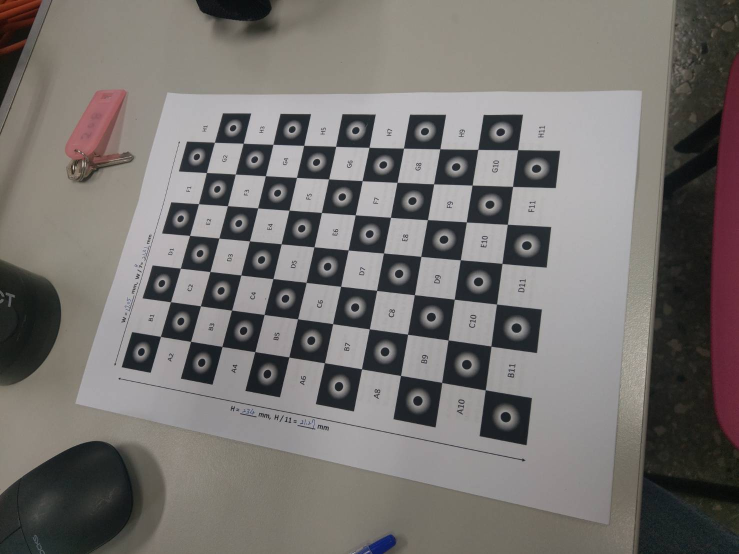
#> input picture chessboard_practice/189475.jpg, 1477 x 1108 px, found by its file name (shown at 1/2 size)
$ python WM647c1600e8d1f.py
#> lines starting #> are read from the running program, lines starting #| are printed output that depends on the picture
import cv2 as cv
import numpy as np

fnames = []
fnames.append(r"D:\Lab\111-2\computer_vision_and_image_measurement\chessboard_practice\189475.jpg")
fnames.append(r"D:\Lab\111-2\computer_vision_and_image_measurement\chessboard_practice\189476.jpg")
fnames.append(r"D:\Lab\111-2\computer_vision_and_image_measurement\chessboard_practice\189477.jpg")

allCorners = np.zeros((3, 70, 2), dtype=float)

for i in range(3):
# Read image
    img = cv.imread(fnames[i], cv.IMREAD_GRAYSCALE)
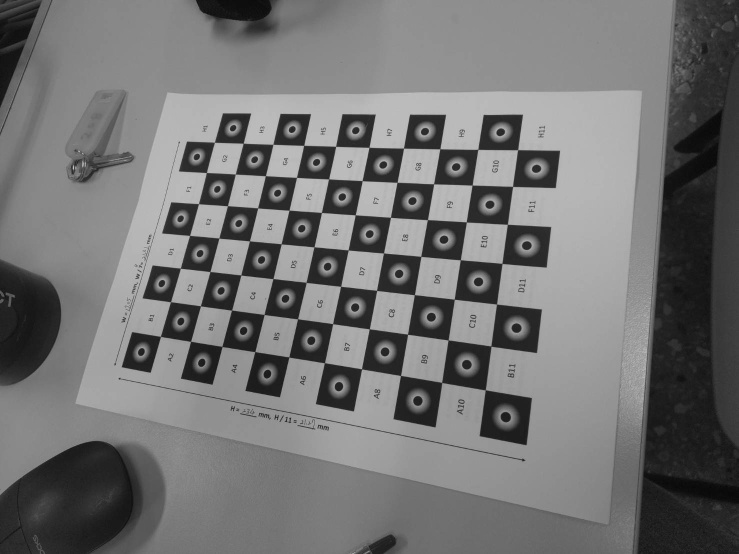
#> img: shape (1108, 1477) (shown at 1/2 size); min 6, max 240, mean 115.2

    # Call findChessboardCorners
    psize = (7, 10)
    ret1 = cv.findChessboardCorners(img, psize)
    if ret1[0] == True:
        corners = ret1[1].reshape(-1, 2)
#> corners = 70 pairs, first value 321.5 to 1035.7, second value 285 to 780.2
        allCorners[i, :, :] = corners
    else:
        print("Error: Could not find all corners.")

# Call drawChessboardCorners
    imgWithCorners = img.copy()
    imgWithCorners = cv.cvtColor(imgWithCorners,
                                 cv.COLOR_GRAY2BGR)
    cv.drawChessboardCorners(imgWithCorners,
                             psize,
                             corners,
                             ret1[0])
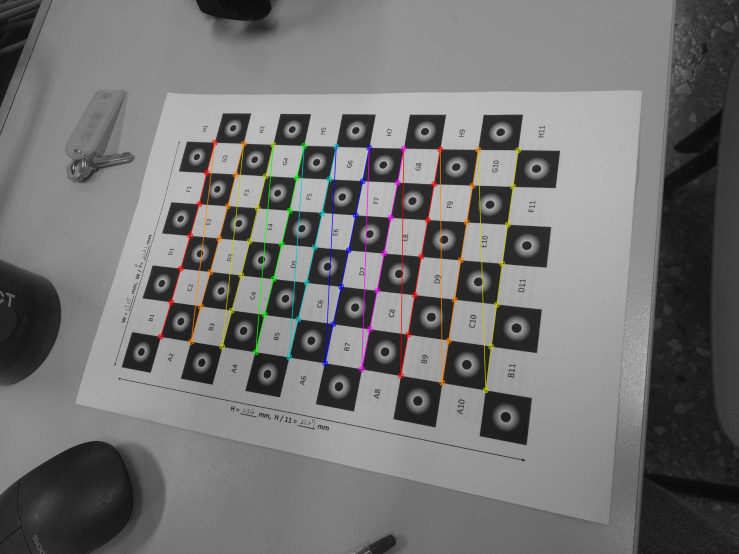
#> imgWithCorners: shape (1108, 1477, 3) (shown at 1/2 size); mean B, G, R 114.9, 115.2, 115.7

    # Resize the image
    myScreen = (1280, 720)
    ratio_x = myScreen[0] / imgWithCorners.shape[1]
#> ratio_x = 0.867
    ratio_y = myScreen[1] / imgWithCorners.shape[0]
#> ratio_y = 0.65
    ratio = min(ratio_x, ratio_y)
#> ratio = 0.65
    dsize = (int(ratio * imgWithCorners.shape[1]),
             int(ratio * imgWithCorners.shape[0]))
#> dsize = (959, 720)
    imgWithCornersResized = cv.resize(
        imgWithCorners, dsize)
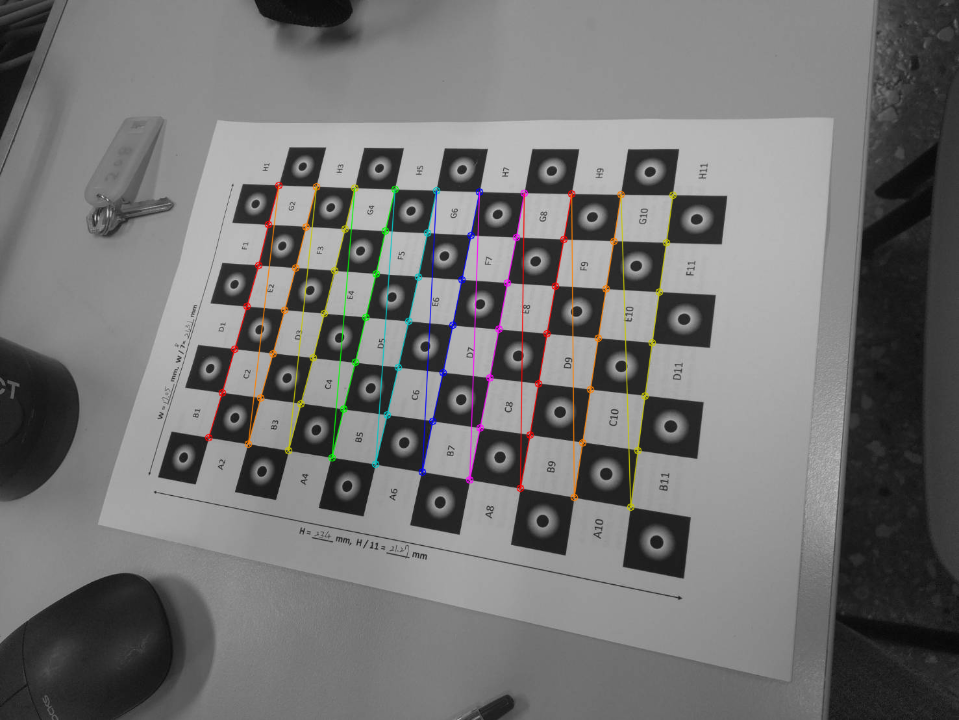
#> imgWithCornersResized: shape (720, 959, 3); mean B, G, R 114.8, 115.2, 115.6

    # display
    winName = "Found corners of image %d" % (i + 1)
    cv.imshow(winName, imgWithCornersResized)
#> pass 2 of the loop `for i in range(3):`:
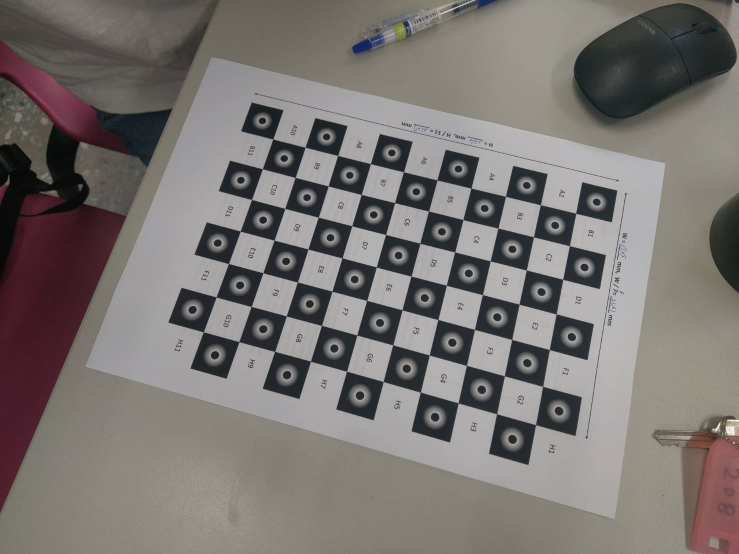
#> input picture chessboard_practice/189476.jpg, 1477 x 1108 px, found by its file name (shown at 1/2 size)
#> `img = cv.imread(fnames[i], cv.IMREAD_GRAYSCALE)`:
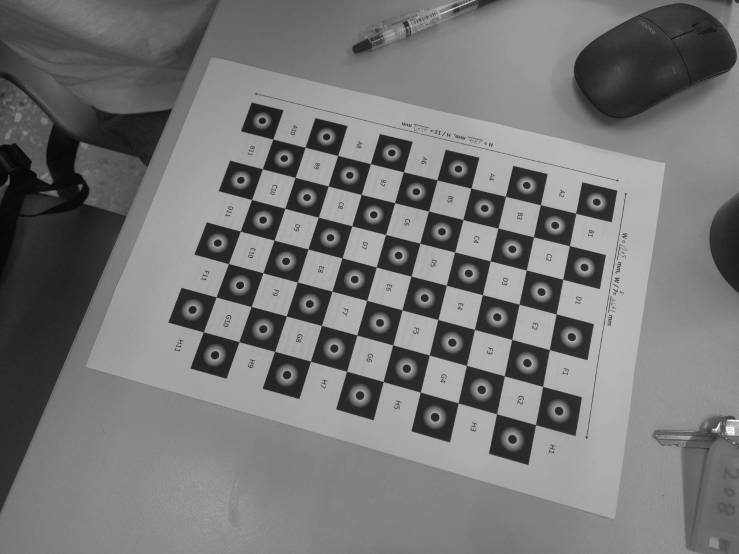
#> img: shape (1108, 1477) (shown at 1/2 size); min 0, max 255, mean 118.1
#> corners = 70 pairs, first value 406.9 to 1152, second value 278.4 to 850.1
#> `imgWithCornersResized = cv.resize( imgWithCorners, dsize)`:
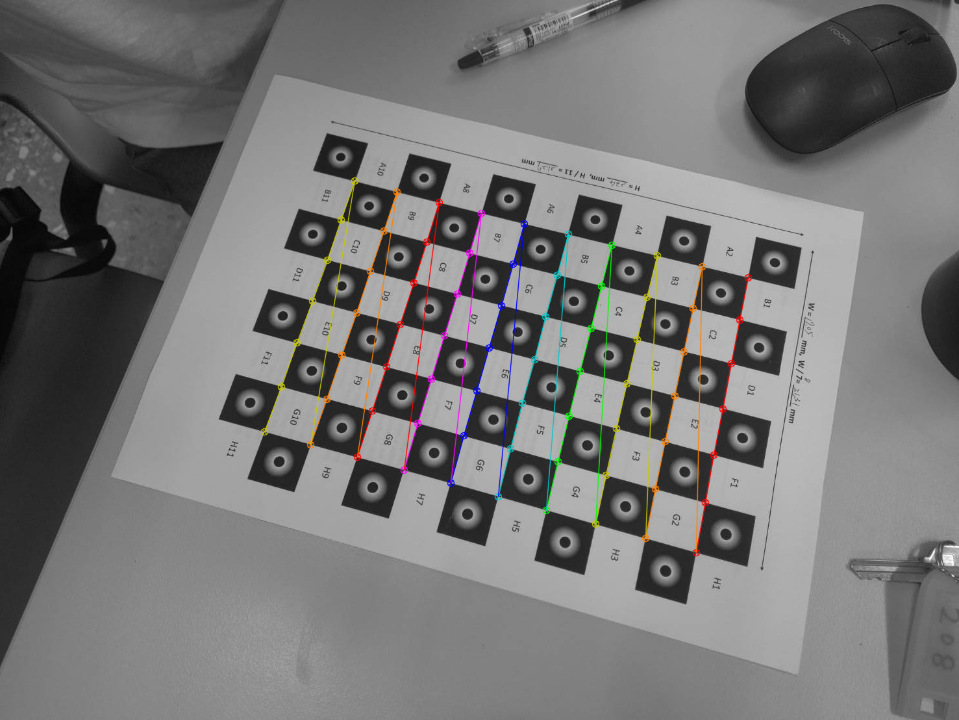
#> imgWithCornersResized: shape (720, 959, 3); mean B, G, R 117.7, 118.1, 118.6
#> pass 3 of the loop `for i in range(3):`:
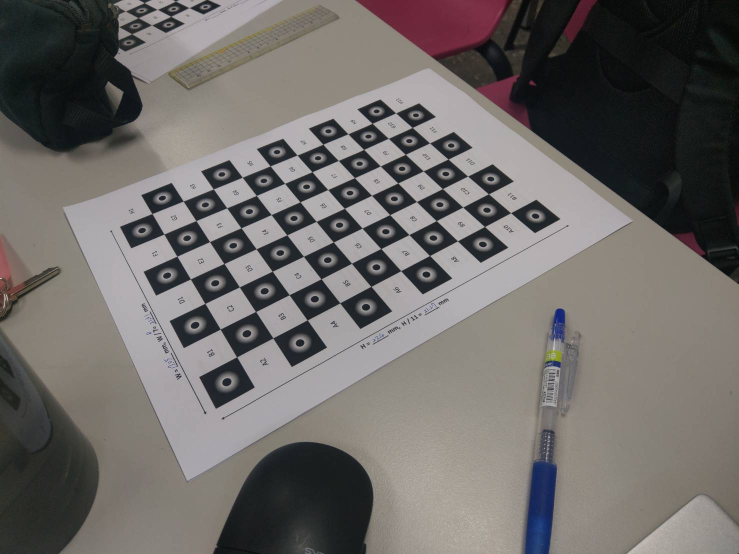
#> input picture chessboard_practice/189477.jpg, 1477 x 1108 px, found by its file name (shown at 1/2 size)
#> `img = cv.imread(fnames[i], cv.IMREAD_GRAYSCALE)`:
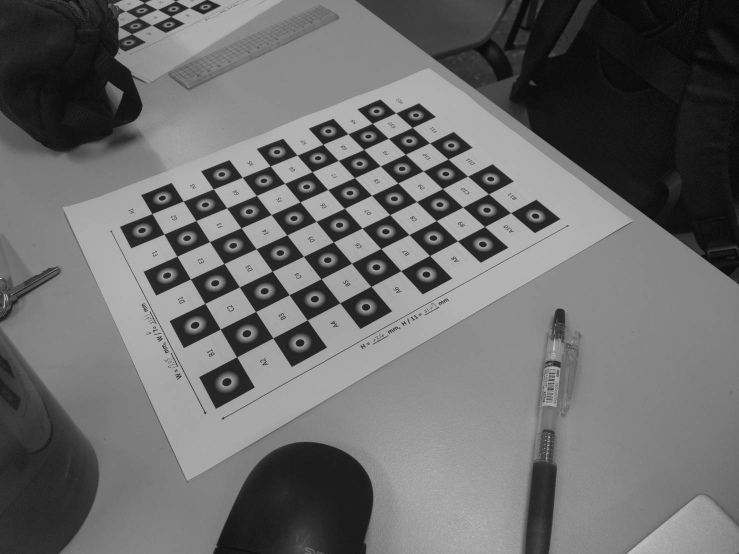
#> img: shape (1108, 1477) (shown at 1/2 size); min 0, max 234, mean 107.7
#> corners = 70 pairs, first value 304.3 to 1021.6, second value 226.3 to 714.3
#> `imgWithCornersResized = cv.resize( imgWithCorners, dsize)`:
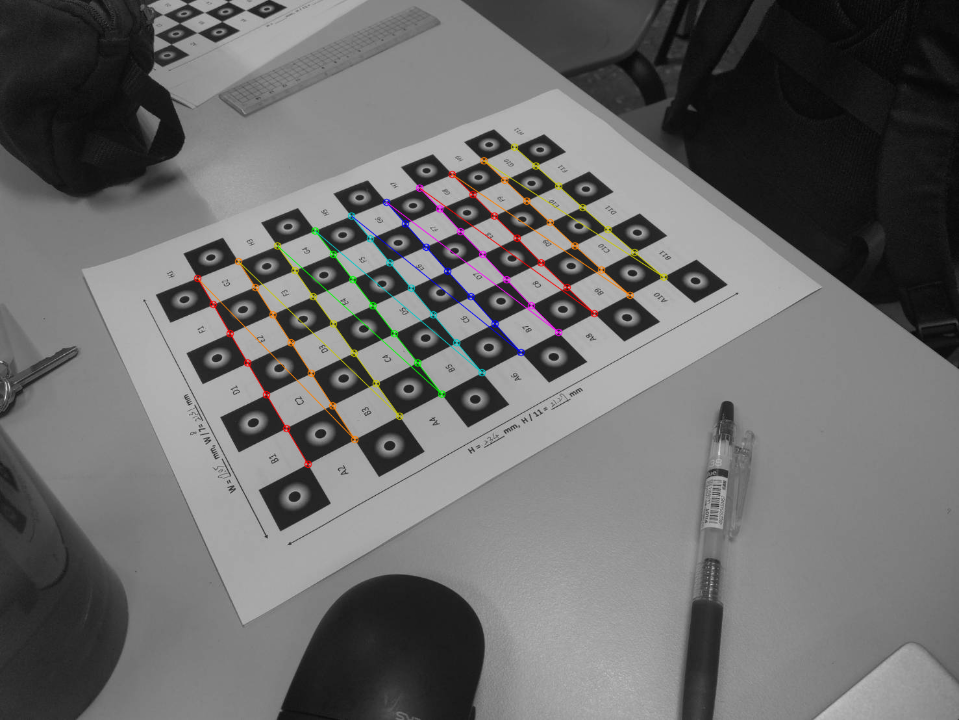
#> imgWithCornersResized: shape (720, 959, 3); mean B, G, R 107.4, 107.7, 108
#    ikey = cv.waitKey(0)

ikey = cv.waitKey(0)
#> (key Esc is pressed here)
cv.destroyAllWindows()

# Call cabibrateCamera()
objPoints = np.zeros((3, 70, 3), dtype=float)
dx = 21.27
dy = 21.31
for i in range(10):
    for j in range(7):
        objPoints[0, i * 7 + j, 0] = i * dx
        objPoints[0, i * 7 + j, 1] = j * dy
        objPoints[0, i * 7 + j, 2] = 0.
for i in range(1, 3):
    objPoints[i, :, :] = objPoints[0, :, :]
imgSize = (img.shape[1], img.shape[0])
#> imgSize = (1477, 1108)
cmat = np.array([[2000,0,1000],[0,2000,1000],[0,0,1.]])
dvec = np.zeros((1,8))
ret2 = cv.calibrateCamera(objPoints.astype(np.float32),
                          allCorners.astype(np.float32), imgSize, cmat, dvec)
print(objPoints)
print(allCorners)
